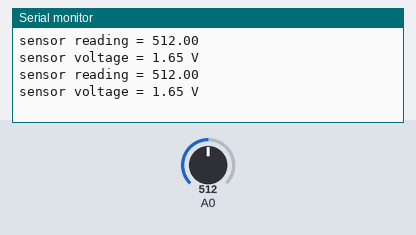
Simulated run of this sketch. Board: Arduino Uno, built with avr-gcc and run on an emulated ATmega328P. Parts: the last lines printed to the serial monitor. The test bench sets the inputs (shaded band); at power-on: A0 = 512. The ROS host is connected and sends only what is stated.

Above: at 1.8 s.
1.9 s: A0 set to 716
At 2.8 s:
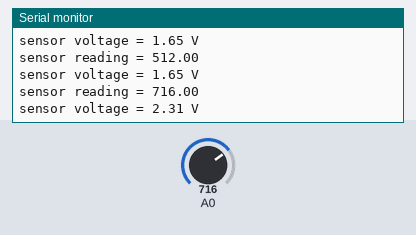
3.4 s: A0 set to 900
At 4.8 s:
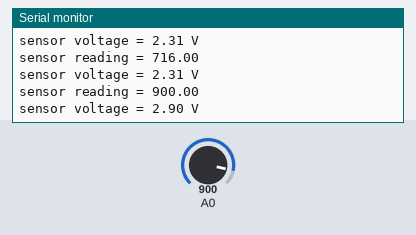
Timing chart, 0 to 6.4 s (numbered marks = the images above; inputs shaded):
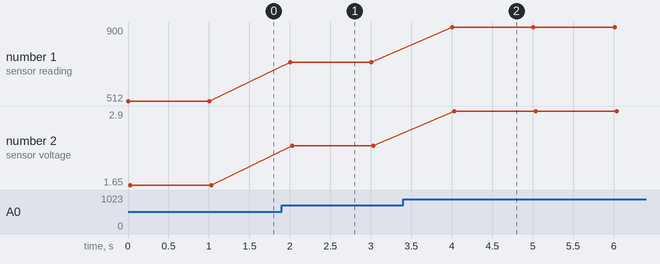

The sketch:

uv_sensor.ino
```cpp
#include<ros.h>
#include<std_msgs/Float32.h>
ros::NodeHandle  nh;
std_msgs::Float32 uv_msg;
ros::Publisher chatter9("uvsensor", &uv_msg);
void setup()
{
  nh.initNode();
  nh.advertise(chatter9);
  Serial.begin(9600);
}

void loop()
{

  float sensorVoltage;
  float sensorValue;

  sensorValue = analogRead(A0);
  sensorVoltage = sensorValue/1024*3.3;
  Serial.print("sensor reading = ");
  Serial.print(sensorValue);
  Serial.println("");
  Serial.print("sensor voltage = ");
  Serial.print(sensorVoltage);
  Serial.println(" V");
  chatter9.publish(&uv_msg);
  nh.spinOnce();
  delay(1000);
}
```

Measured:
- after the input at 1.9 s, the serial monitor: prints a new line after 0.10 s (image 1)
- after the input at 3.4 s, the serial monitor: prints a new line after 0.61 s (image 2)
- plotted number 1: 512 → 716 after the input at 1.9 s, 716 → 900 after the input at 3.4 s
- plotted number 2: 1.65 → 2.31 after the input at 1.9 s, 2.31 → 2.9 after the input at 3.4 s
